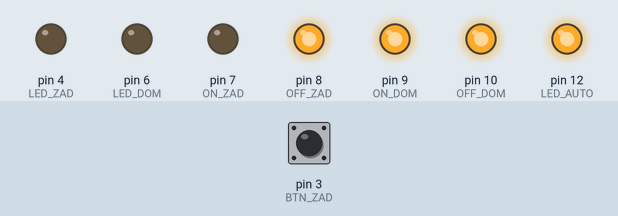
Simulated run of this sketch. Board: Arduino Uno, built with avr-gcc and run on an emulated ATmega328P. Shown: output pins drawn as LEDs (lit = HIGH). The test bench sets the inputs (shaded band); at power-on: pin 3 (BTN_ZAD) HIGH.

Above: at 40.5 s.
At 60.2 s:
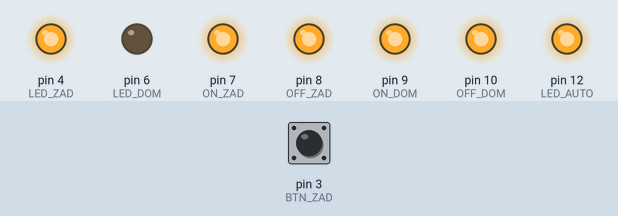
At 63.0 s:
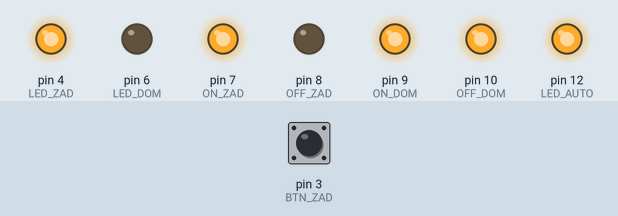
At 74.0 s:
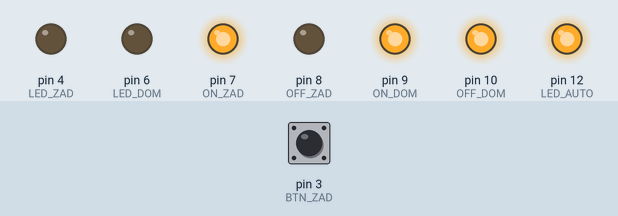
At 86.0 s:
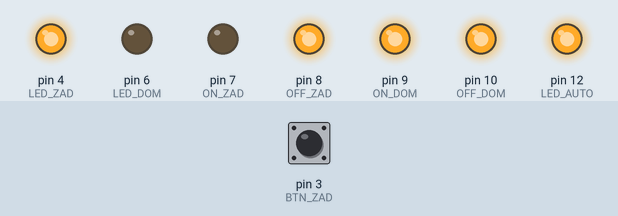
Timing chart, 0 to 86.6 s (numbered marks = the images above):
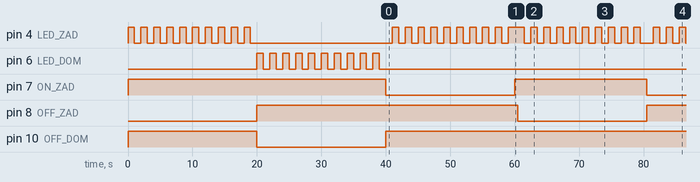

The sketch:

rtc1.ino
```cpp
#include <TimeLib.h>
#include <EEPROM.h>
/*
09 ON_DOM
10 OFF_DOM

07 ON_ZAD
08 OFF_ZAD

06 LED_DOM
05 BTN_DOM

04 LED_ZAD GREEN
03 BTN_ZAD GREEN
*/
#define LED_AUTO 12
#define BTN_AUTO 11
#define OFF_DOM 10
#define ON_DOM  9
#define OFF_ZAD 8
#define ON_ZAD  7
#define LED_DOM 6
#define BTN_DOM 5
#define LED_ZAD 4
#define BTN_ZAD 3
#define DEBUG 0

bool LockByCron = false;
bool autoMode = true;

void setup() {
  pinMode(ON_DOM,OUTPUT);
  pinMode(OFF_DOM,OUTPUT);
  pinMode(ON_ZAD,OUTPUT);
  pinMode(OFF_ZAD,OUTPUT);
  pinMode(LED_DOM,OUTPUT);
  pinMode(LED_ZAD,OUTPUT);
  pinMode(LED_AUTO,OUTPUT);
  pinMode(BTN_AUTO, INPUT_PULLUP);
  pinMode(BTN_DOM, INPUT_PULLUP);
  pinMode(BTN_ZAD, INPUT_PULLUP);
  digitalWrite(OFF_ZAD, HIGH);
  digitalWrite(ON_ZAD, HIGH);
  digitalWrite(OFF_DOM, HIGH);
  digitalWrite(ON_DOM, HIGH);

  if (DEBUG) {
    Serial.begin(115200);
  }
  //Serial.end();
  setupTime();
  powerDownAll();
  digitalWrite(LED_AUTO, HIGH);
}

bool zad_state_on = false;
bool dom_state_on = false;
int prevHour = -1;
void powerDownAll() {
  //return;
  onOff(LED_ZAD,OFF_ZAD,false);
  onOff(LED_DOM,OFF_DOM,false);
}
void powerDownAuto() {
  if (zad_state_on) {onOff(LED_ZAD,OFF_ZAD,false);}
  if (dom_state_on) {onOff(LED_DOM,OFF_DOM,false);}
  zad_state_on = false;
  dom_state_on = false;
  prevHour = -1;
}
void onOff(int led, int servo, bool on) {
  int signal = LOW;
  if (on) {signal = HIGH;}
  digitalWrite(servo, LOW);
  blink(led, signal);
  digitalWrite(servo, HIGH);
  digitalWrite(led, signal);
}

void blink(int led, int ledState){
  int dt = 20;
  while (dt > 0) {
    if (ledState == LOW) {
      ledState = HIGH;
    } else {
      ledState = LOW;
    }
    digitalWrite(led, ledState);
    delay(1000);
    dt--;
  }
}

void loop() {
  if (autoMode) {cron();}
  detectButtonPressed();
  delay(500);
}

bool btnPressed = false;
void detectButtonPressed() {
  if (btnPressed) {return;}
  if (LockByCron) {return;}
  int zadBtn = digitalRead(BTN_ZAD);
  if (zadBtn != LOW) {
    btnPressed = true;
    printDebugString("BTN_ZAD pressed");
    switchState("ZAD");
    btnPressed = false;
    return;
  }
  int domBtn = digitalRead(BTN_DOM);
  if (domBtn != LOW) {
    btnPressed = true;
    printDebugString("BTN_DOM pressed");
    switchState("DOM");
    btnPressed = false;
    return;
  }
  int autoBtn = digitalRead(BTN_AUTO);
  if (autoBtn != LOW) {
    btnPressed = true;
    printDebugString("BTN_AUTO pressed");
    if (autoMode) {
      autoMode = false;
      powerDownAuto();
      digitalWrite(LED_AUTO, LOW);
    } else {
      autoMode = true;
      digitalWrite(LED_AUTO, HIGH);
    }
  }
  btnPressed = false;
}

void switchState(const char* stateName) {
  int led, servo;
  bool on = true;
  if (stateName == "ZAD") {
    printDebugString("ZAD switching");
    led = LED_ZAD;
    servo = ON_ZAD;
    if (zad_state_on) {
      on = false;
      servo = OFF_ZAD;
      zad_state_on = false;
    } else {
      zad_state_on = true;
    }
  }
  if (stateName == "DOM") {
    printDebugString("DOM switching");
    led = LED_DOM;
    servo = ON_DOM;
    if (dom_state_on) {
      on = false;
      servo = OFF_DOM;
      dom_state_on = false;
    } else {
      dom_state_on = true;
    }
  }
  onOff(led,servo,on);
}

void cron() {
  int m = month();
  switch (m) {
  case 12:
    printDebugString("Winter 12");
    if (!zad_state_on && !dom_state_on) {return;}
//    if (!zad_state_on) {return;}
//    if (!dom_state_on) {return;}
    powerDownAuto();
    //eachHourLim(12,14);
    break;
  case 1 ... 2:
    printDebugString("Winter 1,2");
    if (!zad_state_on && !dom_state_on) {return;}
//    if (!zad_state_on) {return;}
//    if (!dom_state_on) {return;}
    powerDownAuto();
    //eachHourLim(12,14);
    break;
  case 3 ... 4:
    printDebugString("Spring 3,4");
    eachHourLim(12,16);
    break;
  case 5:
    printDebugString("Spring 5");
    eachHourLim(12,18);
    break;
  case 9:
    printDebugString("Autumn 9");
    eachHourLim(10,18);
    break;
  case 10 ... 11:
    printDebugString("Autumn 10,11");
    eachHourLim(12,16);
    break;
  default:
    //printDebugString("Summer 6,7,8");
    eachHour();
    //eachMin(3);
    break;
  }
}
void eachHourLim(int sT,int eT) {
  int h = hour();
  if (h < sT) { return;}
  if (h > eT) { return;}
  if (h == eT) {
    if (!zad_state_on && !dom_state_on) {return;}
    //if  {return;}
    powerDownAuto();
    return;
  }
  eachHour();
}
void printDebugString(const char* msg) {
  if (!DEBUG) {return;}
  if (!Serial) {return;}
  Serial.println(msg);
}
void printDebugStringInt(const char* msg,int d) {
  if (!DEBUG) {return;}
  if (!Serial) {return;}
  Serial.print(msg);
  Serial.println(d);
}
void printDebugStringTime(const char* msg,time_t t) {
  if (!DEBUG) {return;}
  if (!Serial) {return;}
  Serial.print(msg);
  Serial.println(t);
}

int prevMin = 0;
void eachMin(int min) {
  int m = minute();
  if (m % min != 0) {return;}
  if ((m - prevMin) == 0) {return;}
  prevMin = m;
  printDebugStringInt("Trigger min: ",m);
  runTrigger(m);
  saveTime();
}

void eachHour() {
  int h = hour();
  if ((h - prevHour) == 0) { return;}
  /*
  if ((h % 12) == 0) {
    saveTime();
  }
  */
  prevHour = h;
  printDebugStringInt("Trigger hour: ",h);
  runTrigger(h);
  saveTime();
}

void saveTime() {
  time_t t = now();
  int eeAddress = 0;
  EEPROM.put(eeAddress, t);
  printDebugStringTime("Put time to EEPROM: ",t);
}

void runTrigger(int h) {
  LockByCron = true;
  //A number is "even" if the least significant bit is zero.
  // Run ZAD
  if ( (h & 0x01) == 0) {
    printDebugStringInt("Even hour: ",h);
    if (dom_state_on) {
      dom_state_on = false;
      onOff(LED_DOM, OFF_DOM,false);
    }
    if (zad_state_on) {
      LockByCron = false;
      return;
    }
    zad_state_on = true;
    onOff(LED_ZAD, ON_ZAD,true);
    LockByCron = false;
    return;
  }
  //Run DOM
  printDebugStringInt("Odd hour: ",h);
  if (zad_state_on) {
      zad_state_on = false;
      onOff(LED_ZAD, OFF_ZAD,false);
  }
  if (dom_state_on) {
      LockByCron = false;
      return;
  }
  dom_state_on = true;
  onOff(LED_DOM, ON_DOM,true);
  LockByCron = false;
}

void setupTime() {
  time_t t;
  t = cvt_date(__DATE__, __TIME__);
  printDebugStringTime("Unix Time: ",t);
  printDebugStringTime("Unix Time size: ",t);

  time_t tEE;
  int eeAddress = 0;
  EEPROM.get(eeAddress, tEE);

  if (tEE > t) {
    printDebugStringTime("Set time from EEPROM: ",tEE);
    setTime(tEE);
  } else {
    printDebugStringTime("Set compiled time: ",t);
    setTime(t);
  }
}

time_t cvt_date(char const *date, char const *time)
{
    char s_month[5];
    int year, day;
    int hour, minute, second;
    tmElements_t t;
    static const char month_names[] = "JanFebMarAprMayJunJulAugSepOctNovDec";
    sscanf(date, "%s %d %d", s_month, &day, &year);
    //sscanf(time, "%2hhd %*c %2hhd %*c %2hhd", &t.Hour, &t.Minute, &t.Second);
    sscanf(time, "%2d %*c %2d %*c %2d", &hour, &minute, &second);
    // Find where is s_month in month_names. Deduce month value.
    t.Month = (strstr(month_names, s_month) - month_names) / 3 + 1;
    t.Day = day;
    // year can be given as '2010' or '10'. It is converted to years since 1970
    if (year > 99) t.Year = year - 1970;
    else t.Year = year + 50;
    t.Hour = hour;
    t.Minute = minute;
    t.Second = second;
    return makeTime(t);
}
```

Measured:
- by itself, pin 4 (LED_ZAD): HIGH → LOW at 1.0 s, → HIGH 1.0 s later, → LOW 1.0 s later, → HIGH 1.0 s later, … (103 changes in this stretch)
- by itself, pin 7 (ON_ZAD), pin 8 (OFF_ZAD): alternates HIGH for 20.5 s and LOW for 20.0 s
- by itself, everything shown: repeats every 40.5 s, in 41 steps
